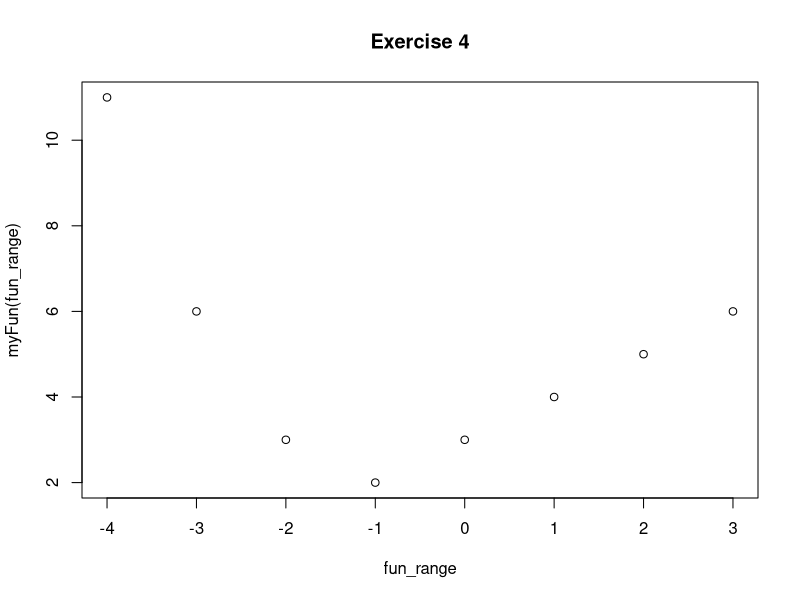

Recreate this plot in R.
# Soomin Lee 040899389 CST8233 304
# Exercise 4 -------------------------------- #
myFun <- function(Vec1){
  ifelse(Vec1<0, (Vec1^2+2*Vec1+3),
         ifelse((Vec1>=0)|(Vec1<2), (Vec1+3), 
                ifelse(Vec1>=2, (Vec1^2+4*Vec1-7), FALSE)))
}
fun_range <- head(-4:4,-1)
plot(fun_range,myFun(fun_range), main = "Exercise 4")